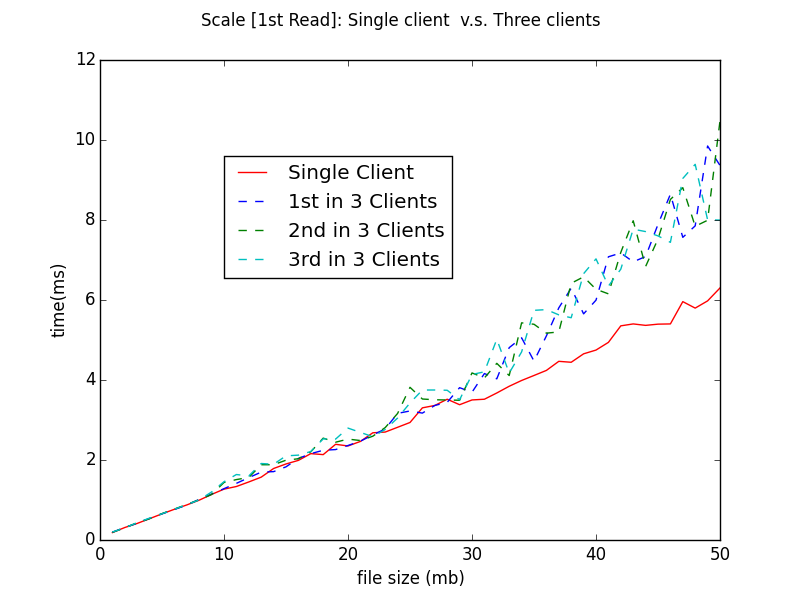

The Python source for this figure:
#!/usr/bin/python
import sys
import math
import numpy as np
import matplotlib.pyplot as plt
from os import listdir
from os.path import isfile, join

#===============================
def ReadData(filename):
  with open(filename) as f:
    data = f.read()
  data = data.split('\n')
  return data 

def ReadList3(data):
  n = []
  r1 = []
  r2 = []
  for line in data:
    if line.strip(' '):
      elements = line.split(',')
      n.append(int(elements[0]))
      r1.append(float(elements[1]))
      r2.append(float(elements[2]))
  return n, r1, r2

def ReadList1(data):
  n = []
  w = []
  r1 = []
  r2 = []
  for line in data:
    if line.strip(' '):
      elements = line.split(',')
      n.append(int(elements[0]))
      w.append(float(elements[1]))
      r1.append(float(elements[2]))
      r2.append(float(elements[3]))
  return n, r1, r2


#==================================
def DrawFig(filename):
  #average of log time
  data0 = ReadData("single_rw.csv")
  data1 = ReadData("three_rdonly_n2.csv")
  data2 = ReadData("three_rdonly_n3.csv")
  data3 = ReadData("three_rdonly_n4.csv")
   
  n0, r01, r02 = ReadList1(data0)
  n1, r11, r12 = ReadList3(data1)
  n2, r21, r22 = ReadList3(data2)
  n3, r31, r32 = ReadList3(data3)

  fig = plt.figure()
  ax = fig.add_subplot(111)
  fig.suptitle("Scale [1st Read]: Single client  v.s. Three clients")
  plt.xlabel('file size (mb)')
  plt.ylabel('time(ms)')
#  ax.set_yscale('log')
#plt.xlim([2.6, 8.3])
  ax.plot(n0, r01, 'r-', label="Single Client")
  ax.plot(n1, r11, 'b--', label="1 of 3 Clients")
  ax.plot(n2, r21, 'g--', label="2 of 3 Clients")
  ax.plot(n3, r31, 'c--', label="3 of 3 Clients")
  ax.legend(bbox_to_anchor=(0.2, 0.8), loc=2, borderaxespad=0.)
  plt.savefig('scale.png')
  plt.show()
  return

#==================================
def main():
  DrawFig("single_rw.csv");
  return

# -------------------------------
# standard boilerplate
if __name__ == '__main__':
  main()
 
